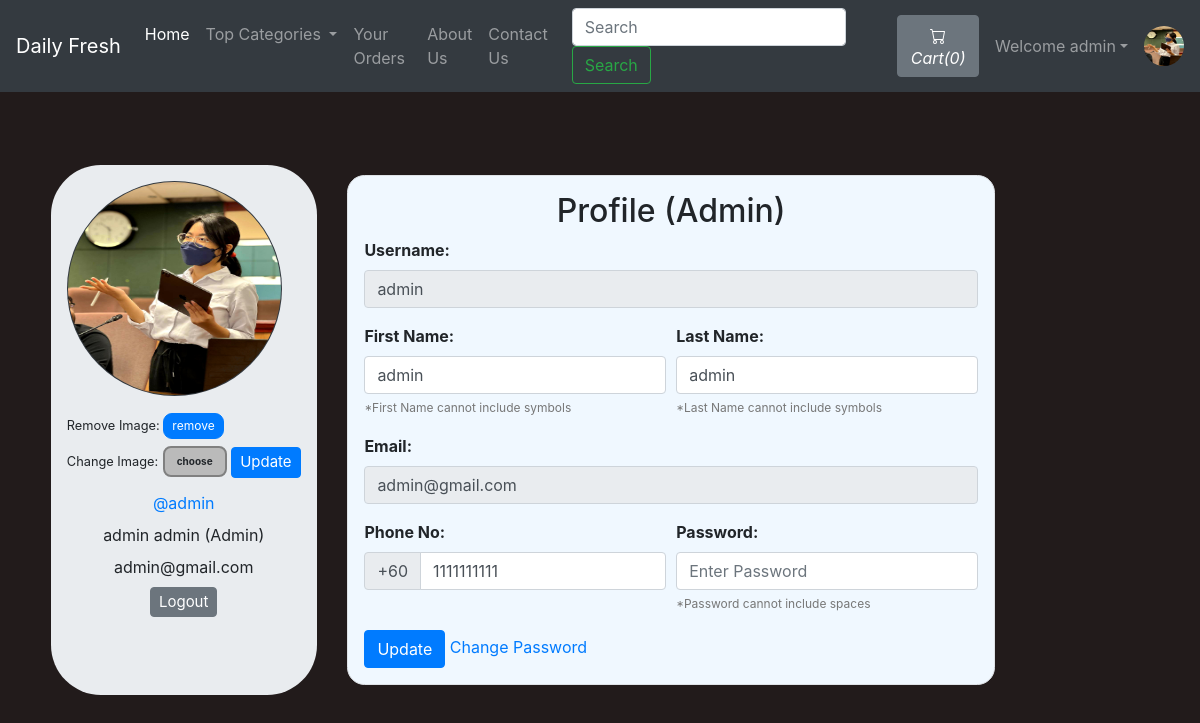
Screenshot of /viewProfile.php (signed in) with the database file from the repository.
### tables this page shows
CREATE TABLE `sitedetail` (
  `tempId` int(11) NOT NULL,
  `systemName` varchar(21) NOT NULL,
  `email` varchar(35) NOT NULL,
  `contact1` bigint(21) NOT NULL,
  `contact2` bigint(21) DEFAULT NULL COMMENT 'Optional',
  `address` text NOT NULL,
  `dateTime` datetime NOT NULL DEFAULT current_timestamp()
);

CREATE TABLE `users` (
  `id` int(21) NOT NULL,
  `username` varchar(21) NOT NULL,
  `firstName` varchar(21) NOT NULL,
  `lastName` varchar(21) NOT NULL,
  `email` varchar(35) NOT NULL,
  `phone` bigint(20) NOT NULL,
  `userType` enum('0','1','2') NOT NULL DEFAULT '0' COMMENT '0=user1=admin2=staff',
  `password` varchar(255) NOT NULL,
  `verify_token` varchar(255) NOT NULL,
  `verify_status` tinyint(2) NOT NULL DEFAULT 0 COMMENT '0=no, 1=yes',
  `expDate` datetime DEFAULT NULL,
  `joinDate` datetime NOT NULL DEFAULT current_timestamp()
);

### viewProfile.php (the view, shortened to what this page needs)
<!DOCTYPE HTML>
<html lang="en">
<head>
    <link rel="stylesheet" href="https://stackpath.bootstrapcdn.com/bootstrap/4.2.1/css/bootstrap.min.css">
    <link rel="stylesheet" href="https://stackpath.bootstrapcdn.com/bootstrap/4.3.1/css/bootstrap.min.css">
    <link rel="stylesheet" href="https://use.fontawesome.com/releases/v5.7.2/css/all.css">
</head>
<body>
    <?php include 'partials/_dbconnect.php';?>
    <?php require 'partials/_nav.php' ?>
    <?php
        if($loggedin) {
    ?>
    <div class="container">
        <?php
            $sql = "SELECT * FROM users WHERE id='$userId'";
            $result = mysqli_query($conn, $sql);
            $row=mysqli_fetch_assoc($result);
            $username = $row['username'];
            $firstName = $row['firstName'];
            $lastName = $row['lastName'];
            $email = $row['email'];
            $phone = $row['phone'];
            $userType = $row['userType'];
            if($userType == 0) {
                $userType = "User";
            }
            else {
                $userType = "Admin";
            }
        ?>
        <div class="row">
            <div class="jumbotron p-3 mb-3" style="display: flex;justify-content: center;border-radius: 50px;margin: 0 auto;">
                <div class="user-info">
                    <img class="rounded-circle mb-3 bg-dark" src="img/person-<?php echo $userId; ?>.jpg" onError="this.src = 'img/profilePic.jpg'" style="width:215px;height:215px;padding:1px;">
                    <form action="partials/_manageProfile.php" method="POST">
                        <small>Remove Image: </small><button type="submit" class="btn btn-primary" name="removeProfilePic" style="font-size: 12px;padding: 3px 8px;border-radius: 9px;">remove</button>
                    </form>
                    <form action="partials/_manageProfile.php" method="POST" enctype="multipart/form-data" style="margin-top: 7px;">
                        <div class="upload-btn-wrapper">
                            <small>Change Image:</small>
                            <button class="btn upload">choose</button>
                        </div>
                        <button type="submit" name="updateProfilePic" class="btn btn-primary" style="margin-top: -20px;font-size: 15px;padding: 3px 8px;">Update</button>
                    </form>
                    <ul class="meta list list-unstyled" style="text-align:center;">
                        <li class="username my-2"><a href="viewProfile.php">@<?php echo $username ?></a></li>
                        <li class="name"><?php echo $firstName." ".$lastName; ?>
                            <label class="label label-info">(<?php echo $userType ?>)</label>
                        </li>
                        <li class="email"><?php echo $email ?></li>
                        <li class="my-2"><a href="partials/_logout.php"><button class="btn btn-secondary" style="font-size: 15px;padding: 3px 8px;">Logout</button></a></li>
                    </ul>
                </div>
            </div>
            <div class="content-panel mb-3" style="display: flex;justify-content: center;padding: 10px;">
                <div class="border p-3" style="border: 2px solid rgba(0, 0, 0, 0.1);border-radius: 1.1rem;background-color: aliceblue;">
                    <h2 class="title text-center">Profile<span class="pro-label label label-warning"> (<?php echo $userType ?>)</span></h2>
                    <form action="partials/_manageProfile.php" method="post">
                        <div class="form-group">
                            <b><label for="username">Username:</label></b>
                            <input class="form-control" id="username" name="username" type="text" disabled value="<?php echo $username ?>" required minlength="3" maxlength="11">
                        </div>
                        <div class="form-row">
                        <div class="form-group col-md-6">
                            <b><label for="firstName">First Name:</label></b>
                            <input type="text" class="form-control" id="firstName" name="firstName" placeholder="First Name" required value="<?php echo $firstName ?>" required pattern="[A-Za-z ]+">
							<span style="color:#777;font-size:12px;">*First Name cannot include symbols </span>
						</div>
                        <div class="form-group col-md-6">
                            <b><label for="lastName">Last Name:</label></b>
                            <input type="text" class="form-control" id="lastName" name="lastName" placeholder="Last name" required value="<?php echo $lastName ?>" required pattern="[A-Za-z ]+" >
							<span style="color:#777;font-size:12px;">*Last Name cannot include symbols </span>
						</div>
                        </div>
                        <div class="form-group">
                            <b><label for="email">Email:</label></b>
                            <input type="email" class="form-control" id="email" name="email" placeholder="Enter Your Email" disabled value="<?php echo $email ?>">
                        </div>
                        <div class="form-row">
                            <div class="form-group  col-md-6">
                                <b><label for="phone">Phone No:</label></b>
                                <div class="input-group mb-3">
                                    <div class="input-group-prepend">
                                        <span class="input-group-text" id="basic-addon">+60</span>
                                    </div>
                                    <input type="tel" class="form-control" id="phone" name="phone" placeholder="Enter Your Phone Number" required pattern="[0-9]+" minlength="9" maxlength="10" value="<?php echo $phone ?>">
                                </div>
                            </div>
                            <div class="form-group  col-md-6">
                                <b><label for="password">Password:</label></b>
                                <input class="form-control" id="password" name="password" placeholder="Enter Password" type="password" required minlength="4" maxlength="21" data-toggle="password" pattern="[^\s]+">
								<span style="color:#777;font-size:12px;">*Password cannot include spaces </span>
							</div>
                        </div>
                        <button type="submit" name="updateProfileDetail" class="btn btn-primary">Update</button>
						<a href="forgot_pass.php">Change Password</a>
                    </form>
                </div>
            </div>
        </div>
    </div>
    <?php
        }
    ?>
</body>
</html>

### partials/_nav.php (shortened to what this page needs)
<?php
if(isset($_SESSION['loggedin']) && $_SESSION['loggedin']==true){
  $loggedin= true;
  $userId = $_SESSION['userId'];
  $username = $_SESSION['username'];
}
else{
  $loggedin = false;
  $userId = 0;
}
$sql = "SELECT * FROM `sitedetail`";
$result = mysqli_query($conn, $sql);
$row = mysqli_fetch_assoc($result);
$systemName = $row['systemName'];
echo '<nav class="navbar navbar-expand-lg navbar-dark bg-dark">
      <a class="navbar-brand" href="index.php">'.$systemName.'</a>
      <button class="navbar-toggler" type="button" data-toggle="collapse" data-target="#navbarSupportedContent" aria-controls="navbarSupportedContent" aria-expanded="false" aria-label="Toggle navigation">
        <span class="navbar-toggler-icon"></span>
      </button>
      <div class="collapse navbar-collapse" id="navbarSupportedContent">
        <ul class="navbar-nav mr-auto">
          <li class="nav-item active">
            <a class="nav-link" href="index.php">Home <span class="sr-only">(current)</span></a>
          </li>
          <li class="nav-item dropdown">
            <a class="nav-link dropdown-toggle" href="#" id="navbarDropdown" role="button" data-toggle="dropdown" aria-haspopup="true" aria-expanded="false">
              Top Categories
            </a>
            <div class="dropdown-menu" aria-labelledby="navbarDropdown">';
            echo '</div>
          </li>
          <li class="nav-item">
            <a class="nav-link" href="viewOrder.php">Your Orders</a>
          </li>
          <li class="nav-item">
            <a class="nav-link" href="about.php">About Us</a>
          </li>
          <li class="nav-item">
            <a class="nav-link" href="contact.php">Contact Us</a>
          </li>
        </ul>
        <form method="get" action="/DailyFreshOrderingSystem/search.php" class="form-inline my-2 my-lg-0 mx-3">
          <input class="form-control mr-sm-2" type="search" name="search" id="search" placeholder="Search" aria-label="Search" required>
          <button class="btn btn-outline-success my-2 my-sm-0" type="submit">Search</button>
        </form>';
        $countsql = "SELECT SUM(`itemQuantity`) FROM `viewcart` WHERE `userId`=$userId";
        $countresult = mysqli_query($conn, $countsql);
        $countrow = mysqli_fetch_assoc($countresult);
        $count = $countrow['SUM(`itemQuantity`)'];
        if(!$count) {
          $count = 0;
        }
        echo '<a href="viewCart.php"><button type="button" class="btn btn-secondary mx-2" title="MyCart">
          <svg xmlns="img/cart.svg" width="16" height="16" fill="currentColor" class="bi bi-cart" viewBox="0 0 16 16">
            <path d="M0 1.5A.5.5 0 0 1 .5 1H2a.5.5 0 0 1 .485.379L2.89 3H14.5a.5.5 0 0 1 .491.592l-1.5 8A.5.5 0 0 1 13 12H4a.5.5 0 0 1-.491-.408L2.01 3.607 1.61 2H.5a.5.5 0 0 1-.5-.5zM3.102 4l1.313 7h8.17l1.313-7H3.102zM5 12a2 2 0 1 0 0 4 2 2 0 0 0 0-4zm7 0a2 2 0 1 0 0 4 2 2 0 0 0 0-4zm-7 1a1 1 0 1 1 0 2 1 1 0 0 1 0-2zm7 0a1 1 0 1 1 0 2 1 1 0 0 1 0-2z"/>
          </svg>
          <i class="bi bi-cart">Cart(' .$count. ')</i>
        </button></a>';
        if($loggedin){
          echo '<ul class="navbar-nav mr-2">
            <li class="nav-item dropdown">
              <a class="nav-link dropdown-toggle" href="#" id="navbarDropdown" role="button" data-toggle="dropdown"> Welcome ' .$username. '</a>
              <div class="dropdown-menu" aria-labelledby="navbarDropdown">
                <a class="dropdown-item" href="partials/_logout.php">Logout</a>
              </div>
            </li>
          </ul>
          <div class="text-center image-size-small position-relative">
            <a href="viewProfile.php"><img src="img/person-' .$userId. '.jpg" class="rounded-circle" onError="this.src = \'img/profilePic.jpg\'" style="width:40px; height:40px"></a>
          </div>';
        }
        else {
          echo '
          <button type="button" class="btn btn-success mx-2"  data-toggle="modal" data-target="#loginModal">Login</button>
          <button type="button" class="btn btn-success mx-2"  data-toggle="modal" data-target="#signupModal">SignUp</button>';
        }
  echo '</div>
    </nav>';
?>

### viewProfile.php (style rules this page uses)
body { background-color: #221b1b; }
.row { margin-right: 150px; margin-top: 73px; }
.upload-btn-wrapper { position: relative; overflow: hidden; display: inline-block; }
button.btn.upload { border: 2px solid gray; background-color: #bababa; border-radius: 8px; font-size: 10px; font-weight: bold; }

### rows the page displays
sitedetail: systemName "Daily Fresh"
users: username "admin", firstName "admin", lastName "admin", userType "Admin", email "admin@gmail.com", phone "1111111111"

### other values shown
$count "0"
$username "admin"
